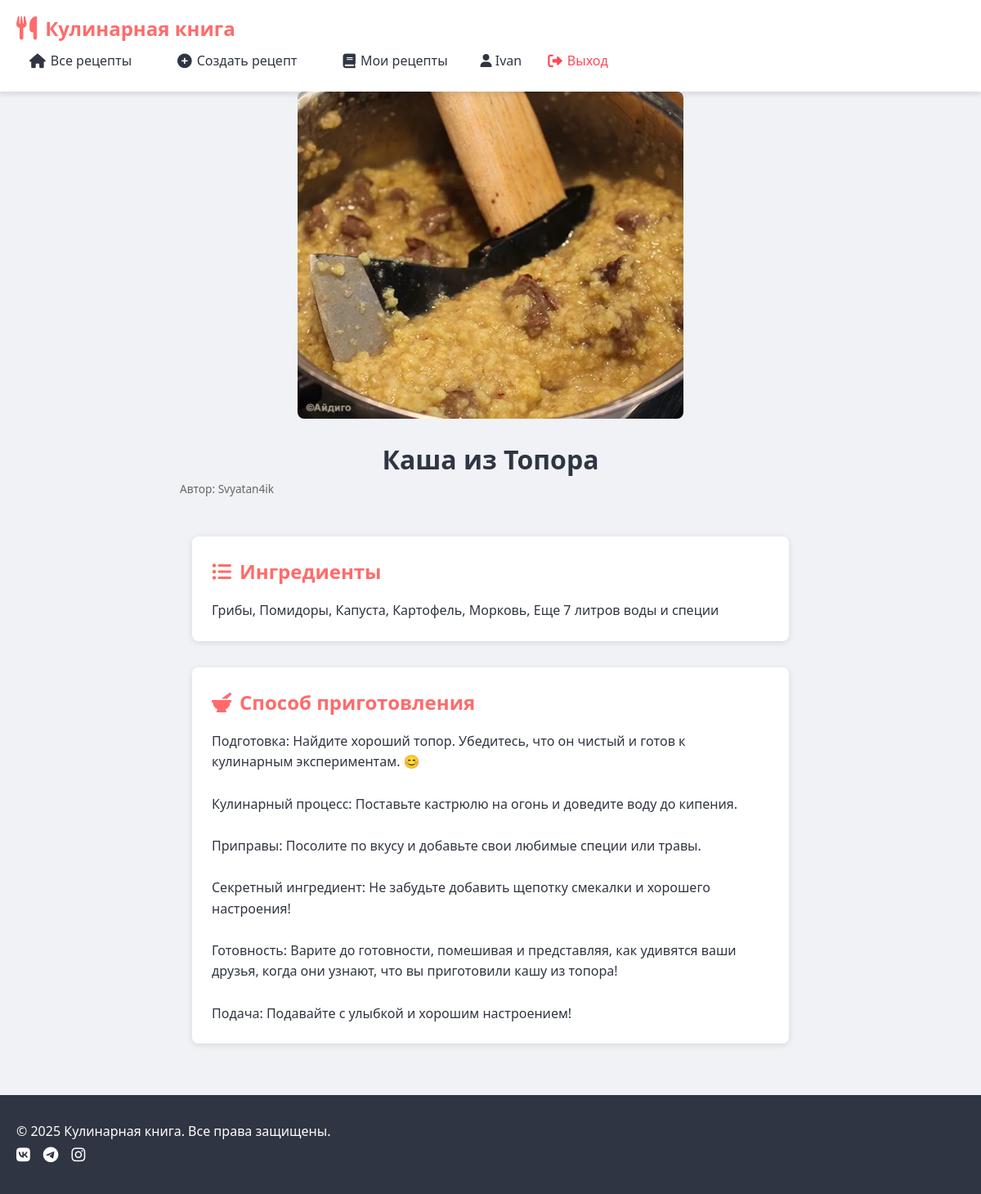
Page /recipe/1 (signed in) on the committed database.
### main.py (models this page shows)
class Recipe(db.Model):
    id = db.Column(db.Integer, primary_key=True)
    title = db.Column(db.String(100), nullable=False)
    ingredients = db.Column(db.Text, nullable=False)
    instructions = db.Column(db.Text, nullable=False)
    image = db.Column(db.String(100))  # Это поле должно быть
    author_id = db.Column(db.Integer, db.ForeignKey('user.id'), nullable=False)

class User(db.Model):
    id = db.Column(db.Integer, primary_key=True)
    email = db.Column(db.String(120), unique=True, nullable=False)
    password_hash = db.Column(db.String(128), nullable=False)
    username = db.Column(db.String(80), nullable=False)
    recipes = db.relationship('Recipe', backref='author', lazy=True)

### main.py (the view)
@app.route('/recipe/<int:recipe_id>')
def view_recipe(recipe_id):
    recipe = Recipe.query.get_or_404(recipe_id)
    return render_template('recipe_detail.html', recipe=recipe)

### templates/recipe_detail.html (shortened to what this page needs)
{% extends "base.html" %}
{% block content %}
<div class="container recipe-detail">
    <div class="recipe-header">
        {% if recipe.image %}
        <img src="{{ url_for('static', filename=recipe.image) }}" alt="{{ recipe.title }}" class="recipe-main-image">
        {% endif %}
        <h1>{{ recipe.title }}</h1>
        <p class="recipe-author">Автор: {{ recipe.author.username }}</p>
    </div>
    <div class="recipe-content">
        <div class="recipe-ingredients">
            <h2><i class="fas fa-list-ul"></i> Ингредиенты</h2>
            <div class="ingredients-list">
                {{ recipe.ingredients|replace('\n', '<br>')|safe }}
            </div>
        </div>
        <div class="recipe-instructions">
            <h2><i class="fas fa-mortar-pestle"></i> Способ приготовления</h2>
            <div class="instructions-text">
                {{ recipe.instructions|replace('\n', '<br>')|safe }}
            </div>
        </div>
    </div>
</div>
{% endblock %}

### static/css/style.css (style rules this page uses)
:root { --primary: #ff6b6b; --primary-dark: #ff4757; --secondary: #4ecdc4; --dark: #2f3542; --light: #f1f2f6; --gray: #a4b0be; --success: #2ed573; --danger: #ff4757; --warning: #ffa502; --white: #ffffff; --shadow: 0 4px 6px rgba(0, 0, 0, 0.1); --radius: 8px; --transition: all 0.3s ease; }
* { margin: 0; padding: 0; box-sizing: border-box; }
body { font-family: 'Segoe UI', Tahoma, Geneva, Verdana, sans-serif; line-height: 1.6; color: var(--dark); background-color: var(--light); min-height: 100vh; display: flex; flex-direction: column; }
.container { width: 100%; max-width: 1200px; margin: 0 auto; padding: 0 20px; }
.recipe-content { padding: 1.5rem; flex: 1; display: flex; flex-direction: column; }
.recipe-author { color: var(--gray); font-size: 0.9rem; margin-bottom: 1rem; }
.recipe-author { font-size: 0.85rem; color: #666; margin-bottom: 10px; }
.recipe-detail { max-width: 800px; margin: 0 auto; }
.recipe-header { text-align: center; margin-bottom: 2rem; }
.recipe-main-image { max-width: 100%; height: auto; max-height: 400px; border-radius: 8px; margin-bottom: 1rem; object-fit: cover; }
.recipe-content { display: grid; grid-template-columns: 1fr 2fr; gap: 2rem; }
.recipe-ingredients, .recipe-instructions { background: white; padding: 1.5rem; border-radius: 8px; box-shadow: 0 2px 8px rgba(0,0,0,0.1); }
.recipe-ingredients h2, .recipe-instructions h2 { color: #ff6b6b; margin-top: 0; margin-bottom: 1rem; display: flex; align-items: center; gap: 10px; }
.ingredients-list, .instructions-text { line-height: 1.6; }
.recipe-content { padding: 15px; flex: 1; display: flex; flex-direction: column; }
.recipe-author { font-size: 0.85rem; color: #666; margin: 0 0 12px 0; display: flex; align-items: center; gap: 5px; }

### rows in the picture
Recipe: image (picture), title "Каша из Топора", ingredients "Грибы, Помидоры, Капуста, Картофель, Морковь, Еще 7 литров воды и специи", instructions "Подготовка: Найдите хороший топор. Убедитесь, что он чистый и готов к кулинарным экспериментам. 😊 Кулинарный процесс: Поставьте кастрюлю на огонь и доведите воду до кипения. Приправы: Посолите по вкусу и добавьте свои любимые специи или травы. Секретный ингредиент: Не забудьте добавить щепотку смекалки и хорошего настроения! Готовность: Варите до готовности, помешивая и представляя, как удивятся ваши друзья, когда они узнают, что вы приготовили кашу из топора! Подача: Подавайте с улыбкой и хорошим настроением!"
User: author.username "Svyatan4ik"

### other values in the picture
{{ session['username'] }} "Ivan"
